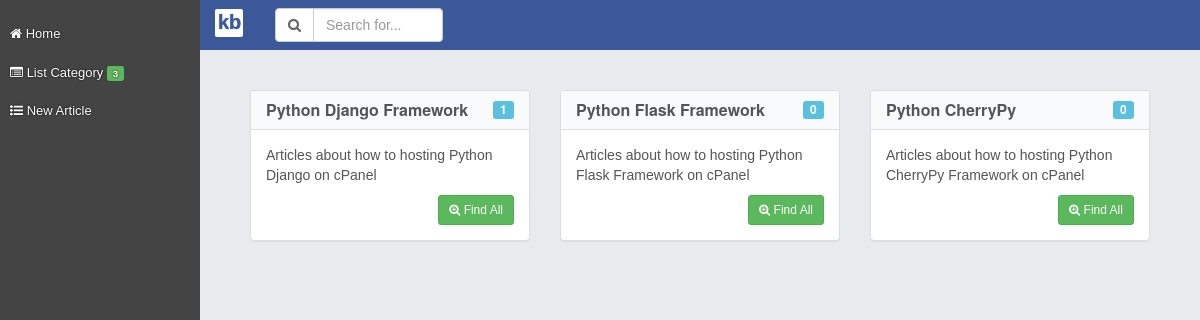
/category/all, run on the app's committed database.
### tables this page shows
CREATE TABLE `kb_category` (
  `id` int(11) NOT NULL AUTO_INCREMENT,
  `title` varchar(225) NOT NULL,
  `description` text NOT NULL,
  `permalink` varchar(225) NOT NULL,
  `dateadd` datetime NOT NULL,
  `datemodified` datetime DEFAULT NULL,
  `published` tinyint(4) NOT NULL,
  PRIMARY KEY (`id`)
);

### themes/default/layout.php (called while the page is built)
<?php
include 'header.php';
include 'navbar.php';
include 'content.php';
include 'footer.php';

### index.php (called while the page is built, shortened)
<?php
$baseInc = Configuration::get('base_include');
$slug = Configuration::get("slug");
$uri=Request::getURI();
require $baseInc['views'].'/default/layout.php';

### cores/Request.php (called while the page is built, shortened)
<?php
class Request
{
    public static function isGet()
    {
        return $_SERVER['REQUEST_METHOD'] === 'GET';
    }
    public static function base_url()
    {
        $protocol = (!empty($_SERVER['HTTPS']) && $_SERVER['HTTPS'] !== 'off' || $_SERVER['SERVER_PORT'] == 443) ? "https://" : "http://";
        $path = $_SERVER['PHP_SELF'];
        $path_parts = pathinfo($path);
        $directory = $path_parts['dirname'];
        $directory = ($directory == "/") ? "" : $directory;
        $host = $_SERVER['HTTP_HOST'];
        return $protocol . $host . $directory;
    }
    public static function getBasePath()
    {
        $basePath = dirname($_SERVER['SCRIPT_NAME']);
        if(in_array($basePath, array('/', '\\'))){
            $basePath = '';
        }
        return $basePath;
    }
    public static function getURI(){
        $ru= $_SERVER["REQUEST_URI"];
        $uri=str_replace(self::getBasePath(), "", $ru);
        $res=explode("/",preg_replace('{^/|\?.*}', '', $uri));
        return $res;
    }
}

### cores/DBDriver.php (called while the page is built, shortened)
<?php
class DBDriver{
    private static $conn;
    private static function connect()
    {
        if(!isset(self::$conn)){
            $conf = Configuration::get('db');
            $dsn = "mysql:host=".$conf['host'].";port=".$conf['port'].";dbname=".$conf['dbname'];
            try{
                self::$conn = new PDO($dsn, $conf['username'], $conf['password']);
                self::$conn->setAttribute(PDO::ATTR_ERRMODE, PDO::ERRMODE_EXCEPTION);
                self::$conn->setAttribute(PDO::ATTR_EMULATE_PREPARES, FALSE);
            }catch(PDOException $e){
                self::disconnect();
                echo $e->getMessage();
            }
        }
        return self::$conn;
    }
    public static function all($sql, $params = null, $fetch_style = PDO::FETCH_OBJ)
    {
        $result = null;
        try{
            $conn = self::connect();
            $stmt = $conn->prepare($sql);
            $stmt->execute($params);
            $result = $stmt->fetchAll($fetch_style);
        }catch(PDOException $e){
            self::disconnect();
            echo $e->getMessage();
        }
        return $result;
    }
    public static function row($sql, $params = null, $fetch_style = PDO::FETCH_OBJ)
    {
        $result = null;
        try{
            $conn = self::connect();
            $stmt = $conn->prepare($sql);
            $stmt->execute($params);
            $result = $stmt->fetch($fetch_style);
        }catch(PDOException $e){
            self::disconnect();
            echo $e->getMessage();
        }
        return $result;
    }
}

### cores/Configuration.php (called while the page is built, shortened)
<?php
class Configuration
{
    private static $config_items = array();
    public static function load($config_path)
    {
        if(file_exists($config_path)){
            self::$config_items = include $config_path;
            return true;
        }else{
            return false;
        }
    }
    public static function get($key, $default = null)
    {
        if(isset(self::$config_items[$key])){
            return self::$config_items[$key];
        }
        return $default;
    }
}

### themes/default/category.php (the view)
<div class="col-md-4">
<div class="panel panel-default">
    <div class="panel-heading">
        <h3 class="panel-title"><?php echo $c->title;?> <span class="label label-info pull-right"><?php echo $sumcat->totalarticle;?></span></h3>
    </div>
    <div class="panel-body">
        <p><?php echo $c->description;?></p>
        <a href="<?php echo Request::base_url()."/".$slug['category']."/".$c->permalink;?>"  class="btn btn-sm btn-success pull-right"><i class="fa fa-1x fa-search-plus"></i> Find All </a>
    </div>
</div>
</div>

### themes/default/content.php (shortened to what this page needs)
<div class="column col-sm-10 col-xs-11" id="main">
    <div class="navbar navbar-blue navbar-static-top">
        <div class="navbar-header">
            <a href="<?php echo Request::base_url()?>" class="navbar-brand logo">kb</a>
        </div>
        <div id="navbar" class="navbar-collapse collapse">
            <div class="col-md-11">
                <form class="navbar-form navbar-right" method="POST" action="<?php echo Request::base_url()?>/search/">
                    <div class="form-group">
                        <div class="input-group">
                            <span class="input-group-btn">
                            <button class="btn btn-default" type="button"><i class="fa fa-search"></i></button>
                            </span>
                            <input type="text" class="form-control" id="myInput" name="myInput" placeholder="Search for...">
                        </div>
                    </div>
                </form>
            </div>
        </div>
    </div>
    <div class="padding">
        <div class="full col-sm-9">
            <div class="row">
                <?php
                if(Request::isGet()){
                switch ($uri[0]) {
                    case "category":
                        switch ($uri[1]) {
                            case "all":
                                $cat=  DBDriver::all("SELECT id,title, permalink, description FROM kb_category WHERE published=1");
                                if(!empty($cat)){
                                    foreach ($cat as $c) {
                                        $sumcat=  DBDriver::row("SELECT COUNT(id) as totalarticle FROM kb_article WHERE category=:id",array(":id"=> $c->id));
                                        include "category.php";
                                    }
                                }
                                ?>
                                <?php
                                break;
                                    ?>
                                    <?php
                        }
                        break;
                                    ?>
                                    <?php
                }
                }
                ?>
            </div>
        </div>
    </div>
</div>

### data on the page
kb_category: title "Python Django Framework", totalarticle "1", description "Articles about how to hosting Python Django on cPanel"
kb_category: title "Python Flask Framework", totalarticle "0", description "Articles about how to hosting Python Flask Framework on cPanel"
kb_category: title "Python CherryPy", totalarticle "0", description "Articles about how to hosting Python CherryPy Framework on cPanel"

### other printed values
$sumcat->total "3"
